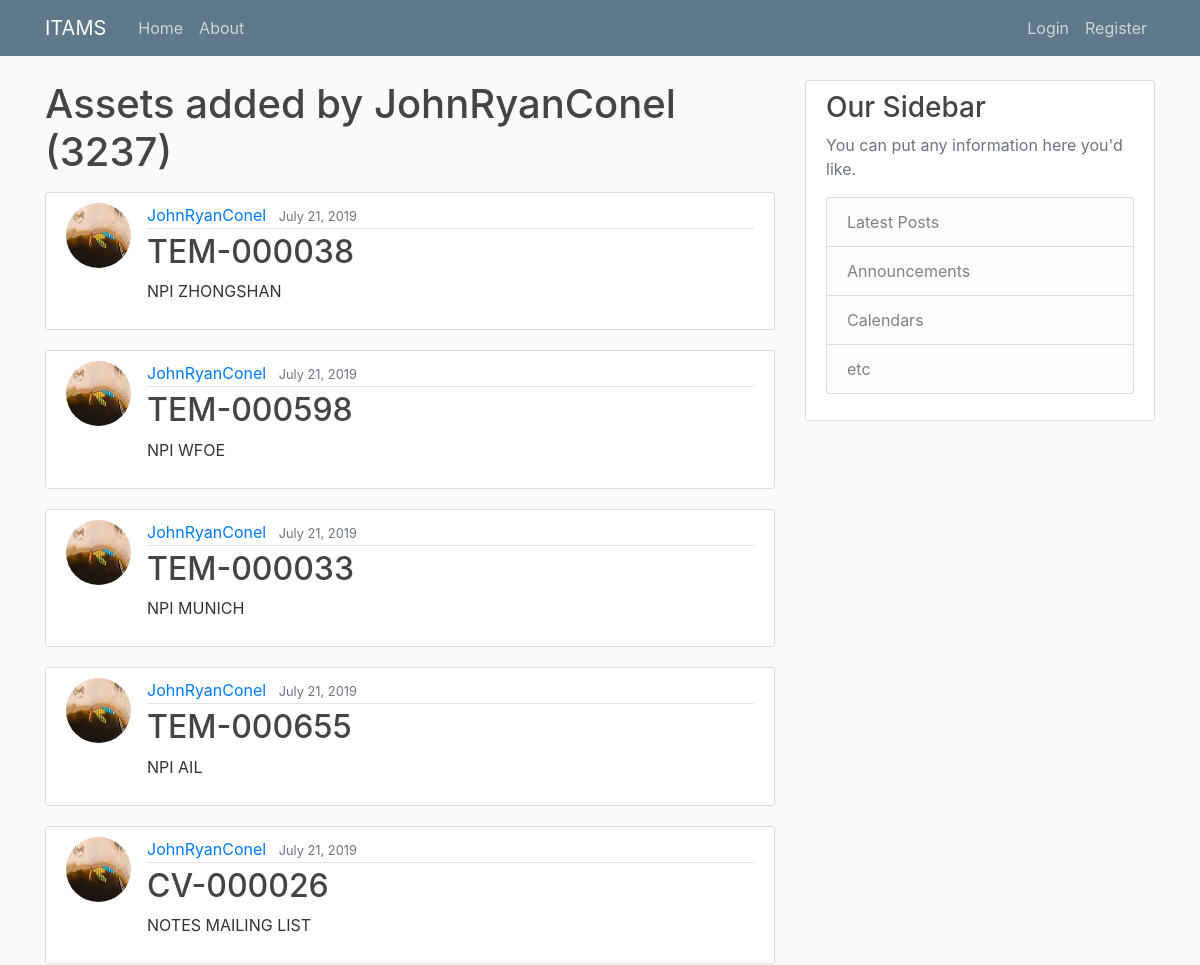
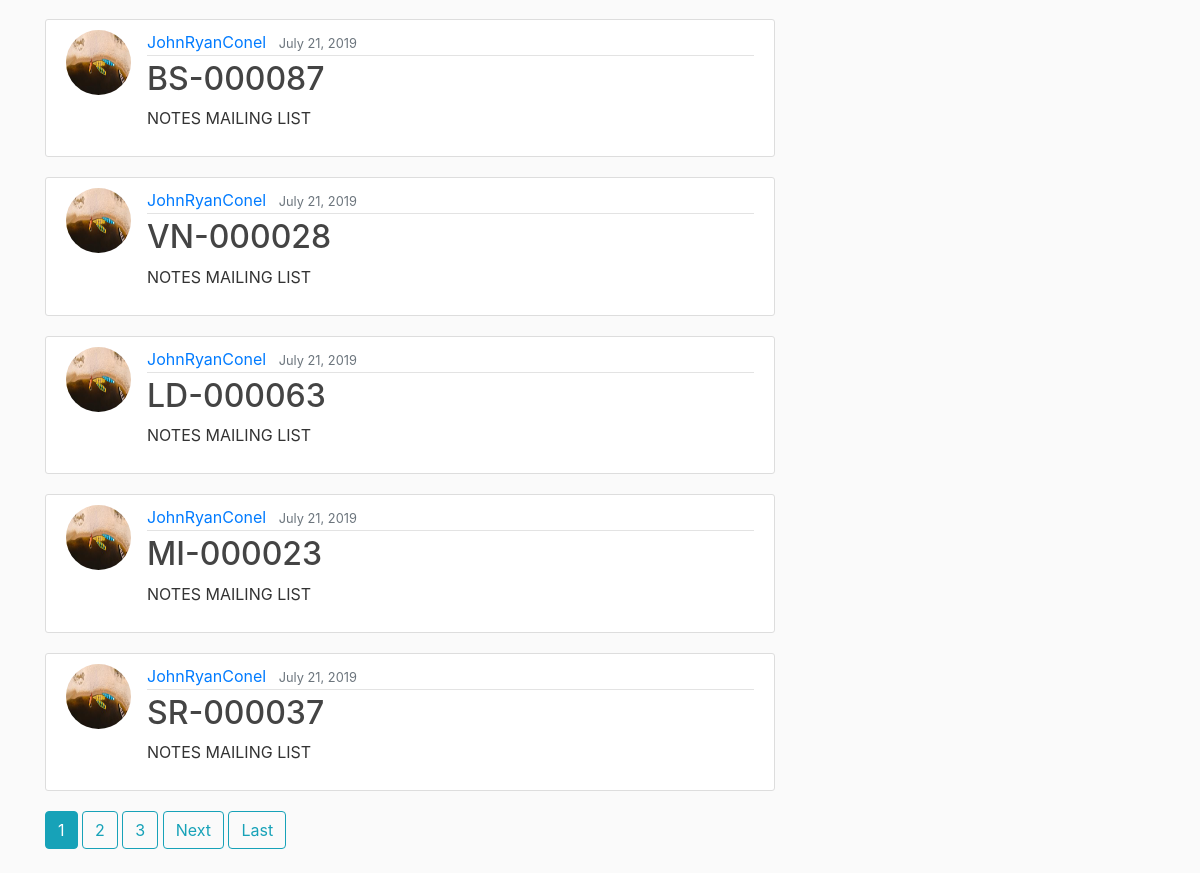
/user/JohnRyanConel, run on the app's committed database (2 pictures, top to bottom).
### core/models.py (models this page shows, shortened)
class Asset(models.Model):
    name = models.CharField(max_length = 128)
    description = models.TextField()
    date_added = models.DateTimeField(default=timezone.now)
    added_by = models.ForeignKey(User, on_delete=models.CASCADE)

### users/models.py (models this page shows, shortened)
class Profile(models.Model):
    user = models.OneToOneField(User, on_delete=models.CASCADE)
    image = models.ImageField(default='default.jpg', upload_to='profile_pics')

### core/views.py (the view)
# urls.py: path('user/<str:username>', UserAssetListView.as_view(), name='user-assets'),
class UserAssetListView(ListView):
    model = Asset
    template_name = 'core/user_assets.html'  # <app>/<model>_<viewtype>.html
    context_object_name = 'assets'
    paginate_by = 10
    def get_queryset(self):
        user = get_object_or_404(User, username=self.kwargs.get('username'))
        return Asset.objects.filter(added_by=user).order_by('-date_added')

### core/templates/core/user_assets.html (shortened to what this page needs)
{% extends "core/base.html" %}
{% block content %}
    <h1 class="mb-3">Assets added by {{ view.kwargs.username }} ({{ page_obj.paginator.count }})</h1>
    {% for asset in assets %}
        <article class="media content-section">
            <img class="rounded-circle article-img" src="{{ asset.added_by.profile.image.url }}">
            <div class="media-body">
                <div class="article-metadata">
                <a class="mr-2" href="{% url 'user-assets' asset.added_by.username %}">{{ asset.added_by }}</a>
                <small class="text-muted">{{ asset.date_added|date:"F d, Y" }}</small>
                </div>
                <h2><a class="article-title" href="{% url 'asset-detail' asset.id %}">{{ asset.name }}</a></h2>
                <p class="article-content">{{ asset.description }}</p>
            </div>
        </article>
    {% endfor %}
    {% if is_paginated %}
        {% for num in page_obj.paginator.page_range %}
            {% if page_obj.number == num %}
                <a class="btn btn-info mb-4" href="?page={{ num }}">{{ num }}</a>
            {% elif num > page_obj.number|add:'-3' and num < page_obj.number|add:'3' %}
                <a class="btn btn-outline-info mb-4" href="?page={{ num }}">{{ num }}</a>
            {% endif %}
        {% endfor %}
        {% if page_obj.has_next %}
            <a class="btn btn-outline-info mb-4" href="?page={{ page_obj.next_page_number }}">Next</a>
            <a class="btn btn-outline-info mb-4" href="?page={{ page_obj.paginator.num_pages }}">Last</a>
        {% endif %}
    {% endif %}
{% endblock content %}

### core/static/core/main.css (style rules this page uses)
body { background: #fafafa; color: #333333; margin-top: 5rem; }
h1, h2, h3, h4, h5, h6 { color: #444444; }
.content-section { background: #ffffff; padding: 10px 20px; border: 1px solid #dddddd; border-radius: 3px; margin-bottom: 20px; }
.article-title { color: #444444; }
.article-content { white-space: pre-line; }
.article-img { height: 65px; width: 65px; margin-right: 16px; }
.article-metadata { padding-bottom: 1px; margin-bottom: 4px; border-bottom: 1px solid #e3e3e3 }

### data on the page
Asset: added_by.profile.image (picture), added_by "JohnRyanConel", date_added "July 21, 2019", name "TEM-000038", description "NPI ZHONGSHAN"
Asset: added_by.profile.image (picture), added_by "JohnRyanConel", date_added "July 21, 2019", name "TEM-000598", description "NPI WFOE"
Asset: added_by.profile.image (picture), added_by "JohnRyanConel", date_added "July 21, 2019", name "TEM-000033", description "NPI MUNICH"
Asset: added_by.profile.image (picture), added_by "JohnRyanConel", date_added "July 21, 2019", name "TEM-000655", description "NPI AIL"
Asset: added_by.profile.image (picture), added_by "JohnRyanConel", date_added "July 21, 2019", name "CV-000026", description "NOTES MAILING LIST"
Asset: added_by.profile.image (picture), added_by "JohnRyanConel", date_added "July 21, 2019", name "BS-000087", description "NOTES MAILING LIST"
Asset: added_by.profile.image (picture), added_by "JohnRyanConel", date_added "July 21, 2019", name "VN-000028", description "NOTES MAILING LIST"
Asset: added_by.profile.image (picture), added_by "JohnRyanConel", date_added "July 21, 2019", name "LD-000063", description "NOTES MAILING LIST"
Asset: added_by.profile.image (picture), added_by "JohnRyanConel", date_added "July 21, 2019", name "MI-000023", description "NOTES MAILING LIST"
Asset: added_by.profile.image (picture), added_by "JohnRyanConel", date_added "July 21, 2019", name "SR-000037", description "NOTES MAILING LIST"

### other printed values
{{ view.kwargs.username }} "JohnRyanConel"
{{ page_obj.paginator.count }} "3237"
{{ num }} "1"
{{ num }} "2" "3"
